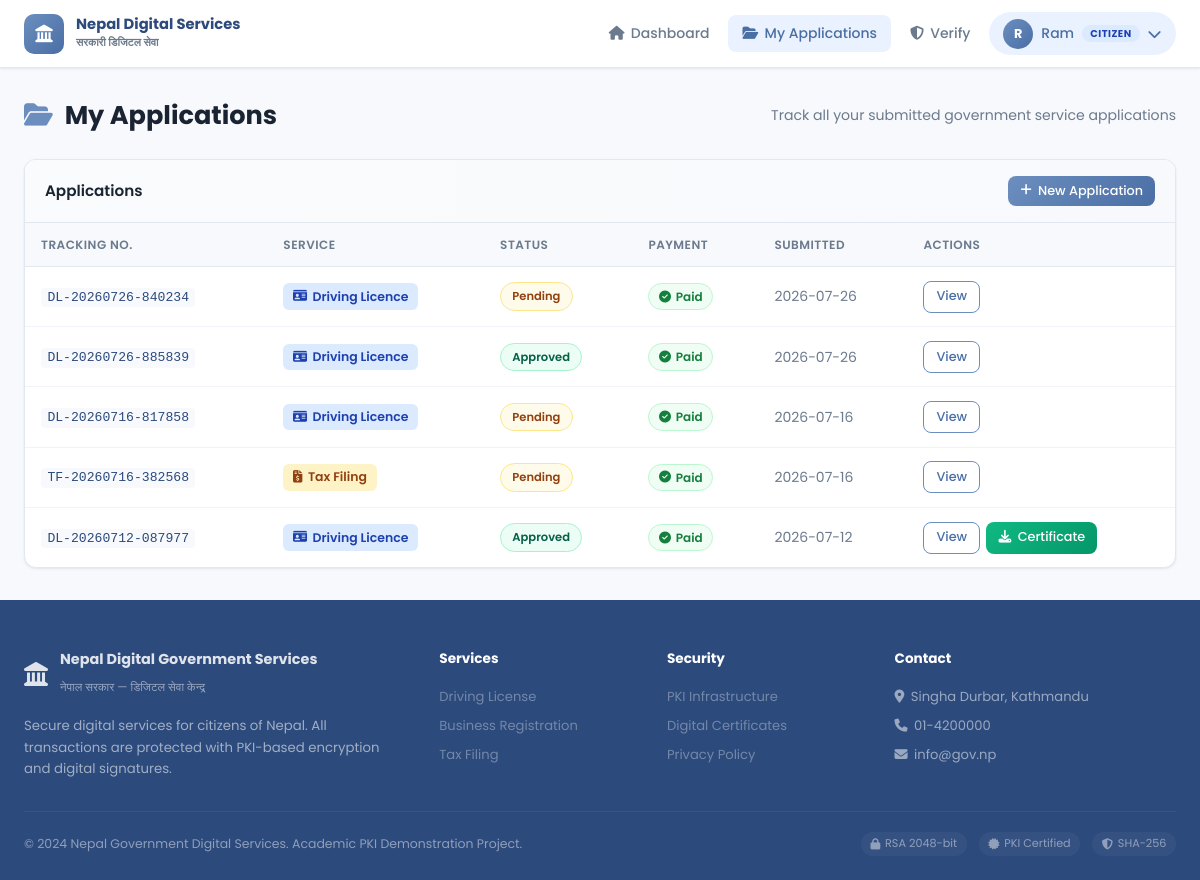
/applications (signed in), run on the app's committed database.
### tables this page shows
CREATE TABLE applications (
            id INTEGER PRIMARY KEY AUTOINCREMENT,
            user_id INTEGER NOT NULL,
            service_type TEXT NOT NULL,
            status TEXT DEFAULT 'pending',
            form_data TEXT NOT NULL,
            signature TEXT,
            hash_value TEXT,
            submitted_at TIMESTAMP DEFAULT CURRENT_TIMESTAMP,
            updated_at TIMESTAMP DEFAULT CURRENT_TIMESTAMP,
            admin_notes TEXT,
            tracking_number TEXT UNIQUE,
            nonce TEXT UNIQUE,
            payment_status TEXT DEFAULT 'unpaid',
            payment_method TEXT,
            transaction_id TEXT,
            paid_at TIMESTAMP,
            additional_docs_requested INTEGER DEFAULT 0,
            FOREIGN KEY (user_id) REFERENCES users(id)
        );

### app.py (the view)
@app.route('/applications')
@citizen_required
def my_applications():
    db  = get_db()
    uid = session['user_id']
    apps = db.execute('SELECT * FROM applications WHERE user_id=? ORDER BY submitted_at DESC', (uid,)).fetchall()
    cert_map = {}
    for a in apps:
        ac = db.execute('SELECT * FROM approval_certificates WHERE application_id=?', (a['id'],)).fetchone()
        if ac:
            cert_map[a['id']] = ac
    db.close()
    return render_template('citizen/applications.html', applications=apps, cert_map=cert_map)

### app.py (called while the page is built)
def no_cache(response):
    response.headers['Cache-Control'] = 'no-store, no-cache, must-revalidate, max-age=0'
    response.headers['Pragma']  = 'no-cache'
    response.headers['Expires'] = '0'
    return response

def citizen_required(f):
    @wraps(f)
    def decorated(*args, **kwargs):
        if 'user_id' not in session:
            return redirect(url_for('index'))
        if session.get('role') != 'citizen':
            abort(403)
        return no_cache(make_response(f(*args, **kwargs)))
    return decorated

### models/database.py (called while the page is built)
def get_db():
    conn = sqlite3.connect(DB_PATH)
    conn.row_factory = sqlite3.Row
    return conn

### templates/citizen/applications.html (shortened to what this page needs)
{% extends "base.html" %}
{% block content %}
<div class="page-wrapper">
    <div class="page-header">
        <h1 class="page-title"><i class="fas fa-folder-open"></i> My Applications</h1>
        <p class="page-subtitle">Track all your submitted government service applications</p>
    </div>
    <div class="card">
        <div class="card-header card-header-flex">
            <h3 class="card-title">Applications</h3>
            <div class="header-actions">
                <a href="{{ url_for('apply_service', service_type='driving_license') }}" class="btn btn-primary btn-sm"><i class="fas fa-plus"></i> New Application</a>
            </div>
        </div>
        <div class="card-body p-0">
            {% if applications %}
            <div class="table-responsive">
                <table class="table">
                    <thead>
                        <tr>
                            <th>Tracking No.</th>
                            <th>Service</th>
                            <th>Status</th>
                            <th>Payment</th>
                            <th>Submitted</th>
                            <th>Actions</th>
                        </tr>
                    </thead>
                    <tbody>
                        {% for app in applications %}
                        <tr>
                            <td><code>{{ app.tracking_number }}</code></td>
                            <td>
                                {% if app.service_type == 'driving_license' %}
                                    <span class="service-tag tag-blue"><i class="fas fa-id-card"></i> Driving Licence</span>
                                {% elif app.service_type == 'business_registration' %}
                                    <span class="service-tag tag-green"><i class="fas fa-building"></i> Business Reg.</span>
                                {% else %}
                                    <span class="service-tag tag-yellow"><i class="fas fa-file-invoice-dollar"></i> Tax Filing</span>
                                {% endif %}
                            </td>
                            <td>
                                <span class="status-badge status-{{ app.status }}">{{ app.status.replace('_',' ').title() }}</span>
                            </td>
                            <td>
                                {% if app.payment_status == 'paid' %}
                                <span class="cert-mini-badge"><i class="fas fa-check-circle"></i> Paid</span>
                                {% else %}
                                <span class="text-muted">—</span>
                                {% endif %}
                            </td>
                            <td class="text-muted">{{ app.submitted_at[:10] }}</td>
                            <td>
                                <div style="display:flex;gap:0.4rem;flex-wrap:wrap;">
                                    <a href="{{ url_for('application_detail', app_id=app.id) }}" class="btn btn-sm btn-outline">View</a>
                                    {% if app.status == 'approved' and cert_map.get(app.id) %}
                                    <a href="{{ url_for('download_approval_cert', app_id=app.id) }}" class="btn btn-sm btn-success">
                                        <i class="fas fa-download"></i> Certificate
                                    </a>
                                    {% endif %}
                                </div>
                            </td>
                        </tr>
                        {% endfor %}
                    </tbody>
                </table>
            </div>
            {% endif %}
        </div>
    </div>
</div>
{% endblock %}

### static/css/main.css (style rules this page uses)
:root { --primary: #6C8EBF; --primary-dark: #4A6FA5; --primary-deeper: #2C4A7C; --primary-light: #EBF2FF; --accent: #4A6FA5; --success: #10b981; --warning: #f59e0b; --danger: #ef4444; --info: #06b6d4; --text: #1a2332; --text-muted: #6b7a8d; --border: #e2e8f0; --bg: #f7f9fc; --white: #ffffff; --shadow-sm: 0 1px 3px rgba(74,111,165,0.08), 0 1px 2px rgba(0,0,0,0.04); --shadow: 0 4px 16px rgba(74,111,165,0.10), 0 2px 4px rgba(0,0,0,0.04); --shadow-lg: 0 10px 40px rgba(74,111,165,0.14); --radius: 12px; --radius-sm: 8px; --radius-lg: 18px; --nav-h: 68px; }
*, *::before, *::after { box-sizing: border-box; margin: 0; padding: 0; }
html { scroll-behavior: smooth; }
body { font-family: 'Poppins', sans-serif; background: var(--bg); color: var(--text); font-size: 0.93rem; line-height: 1.6; min-height: 100vh; display: flex; flex-direction: column; }
a { color: var(--primary-dark); text-decoration: none; }
.page-wrapper { max-width: 1280px; margin: 0 auto; padding: 2rem 1.5rem; }
.page-header { display: flex; align-items: flex-start; justify-content: space-between; margin-bottom: 1.75rem; gap: 1rem; flex-wrap: wrap; }
.page-title { font-size: 1.6rem; font-weight: 700; color: var(--text); line-height: 1.2; }
.page-title i { color: var(--primary); margin-right: 0.4rem; }
.page-subtitle { color: var(--text-muted); margin-top: 0.25rem; font-size: 0.88rem; }
.card { background: var(--white); border: 1px solid var(--border); border-radius: var(--radius); box-shadow: var(--shadow-sm); overflow: hidden; }
.card-header { padding: 1rem 1.25rem; border-bottom: 1px solid var(--border); background: linear-gradient(to right, #fafbfd, #f7f9fc); }
.card-header-flex { display: flex; align-items: center; justify-content: space-between; }
.card-title { font-size: 0.95rem; font-weight: 600; color: var(--text); display: flex; align-items: center; gap: 0.5rem; }
.card-body { padding: 1.25rem; }
.card-body.p-0 { padding: 0; }
.table-responsive { overflow-x: auto; }
.table { width: 100%; border-collapse: collapse; font-size: 0.875rem; }
.table th { text-align: left; padding: 0.75rem 1rem; font-size: 0.75rem; font-weight: 600; text-transform: uppercase; letter-spacing: 0.04em; color: var(--text-muted); background: var(--bg); border-bottom: 1px solid var(--border); }
.table td { padding: 0.85rem 1rem; border-bottom: 1px solid #f0f3f7; vertical-align: middle; }
.table tbody tr:last-child td { border-bottom: none; }
.text-muted { color: var(--text-muted); }
.btn { display: inline-flex; align-items: center; gap: 0.4rem; padding: 0.5rem 1.1rem; border-radius: var(--radius-sm); font-family: inherit; font-size: 0.875rem; font-weight: 500; cursor: pointer; border: none; transition: all 0.2s; text-decoration: none; }
.btn-primary { background: linear-gradient(135deg, var(--primary), var(--primary-dark)); color: white; }
.btn-outline { background: white; color: var(--primary-dark); border: 1.5px solid var(--primary); }
.btn-success { background: linear-gradient(135deg, #10b981, #059669); color: white; }
.btn-sm { padding: 0.3rem 0.75rem; font-size: 0.8rem; }
.status-badge { display: inline-flex; align-items: center; padding: 0.25rem 0.7rem; border-radius: 30px; font-size: 0.72rem; font-weight: 600; text-transform: capitalize; }
.status-pending { background: #fffbeb; color: #92400e; border: 1px solid #fde68a; }
.status-approved { background: #ecfdf5; color: #065f46; border: 1px solid #a7f3d0; }
.service-tag { display: inline-flex; align-items: center; gap: 0.35rem; padding: 0.2rem 0.6rem; border-radius: 6px; font-size: 0.78rem; font-weight: 600; }
.tag-blue { background: #dbeafe; color: #1e40af; }
.tag-yellow { background: #fef3c7; color: #92400e; }
.cert-mini-badge { background: #f0fdf4; color: #15803d; border: 1px solid #bbf7d0; display: inline-flex; align-items: center; gap: 0.3rem; padding: 0.2rem 0.6rem; border-radius: 30px; font-size: 0.75rem; font-weight: 600; }
code { background: var(--bg); padding: 0.15rem 0.4rem; border-radius: 4px; font-family: 'Courier New', monospace; font-size: 0.82rem; color: var(--primary-deeper); }

### data on the page
applications: tracking_number "DL-20260726-840234", service_type "driving_license" (drawn), status.replace "Pending", payment_status "paid" (drawn), submitted_at "2026-07-26"
applications: tracking_number "DL-20260726-885839", service_type "driving_license" (drawn), status.replace "Approved", payment_status "paid" (drawn), submitted_at "2026-07-26"
applications: tracking_number "DL-20260716-817858", service_type "driving_license" (drawn), status.replace "Pending", payment_status "paid" (drawn), submitted_at "2026-07-16"
applications: tracking_number "TF-20260716-382568", service_type "tax_filing" (drawn), status.replace "Pending", payment_status "paid" (drawn), submitted_at "2026-07-16"
applications: tracking_number "DL-20260712-087977", service_type "driving_license" (drawn), status.replace "Approved", payment_status "paid" (drawn), submitted_at "2026-07-12"

### other printed values
{{ session.get('full_name', 'U')[0].upper() }} "R"
{{ session.get('full_name', 'User').split()[0] }} "Ram"
{{ session.get('role','citizen').title() }} "CITIZEN"
